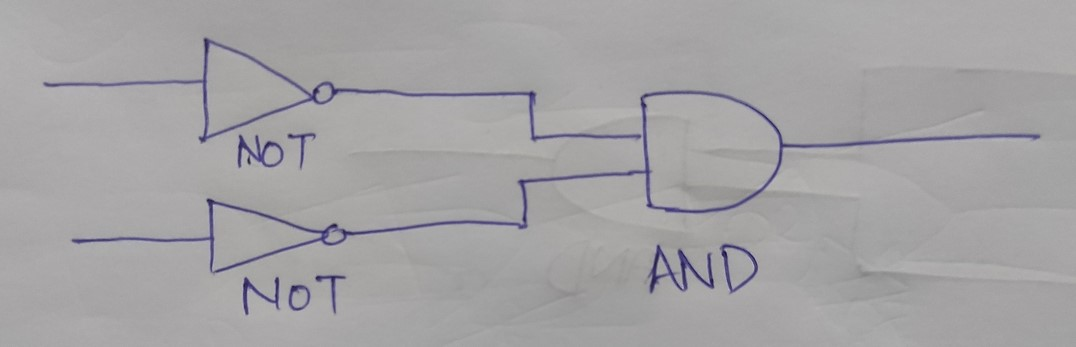
#> input picture circuits/image1.jpg, 1076 x 347 px
$ python -i enhancement.py   (imports and definitions only)
#> lines starting #> are read from the running program, lines starting #| are printed output that depends on the picture; after the words box and inside, x2 and y2 are one past the last pixel; in counts of white or black regions, pixels touching at a corner belong together
#> further down, picture is the input picture: shape (347, 1076, 3); mean B, G, R 164.5, 162.8, 164.3
import cv2
import numpy as np
from scipy import ndimage

###########################
#        DENOISING        #
###########################
def denoising(img):
    return cv2.fastNlMeansDenoisingColored(img, None, 10, 10, 7, 15)

###########################
#      BINARIZATION       #
###########################
# convert the image to grayscale and blur it slightly
def binarize(img):
    gray = cv2.cvtColor(img, cv2.COLOR_BGR2GRAY)
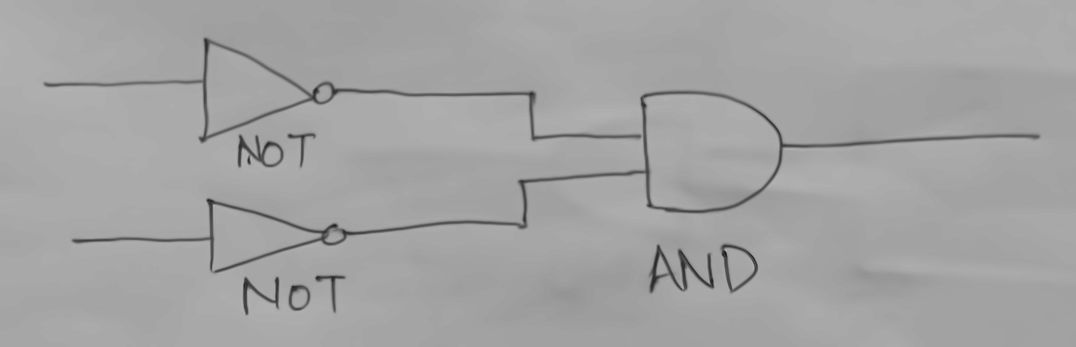
#> gray: shape (347, 1076); min 19, max 182, mean 163
    blurred = cv2.GaussianBlur(gray, (7, 7), 0)
    # using adaptive threshold
    return cv2.adaptiveThreshold(blurred, 255, cv2.ADAPTIVE_THRESH_MEAN_C, cv2.THRESH_BINARY_INV, 21, 10)
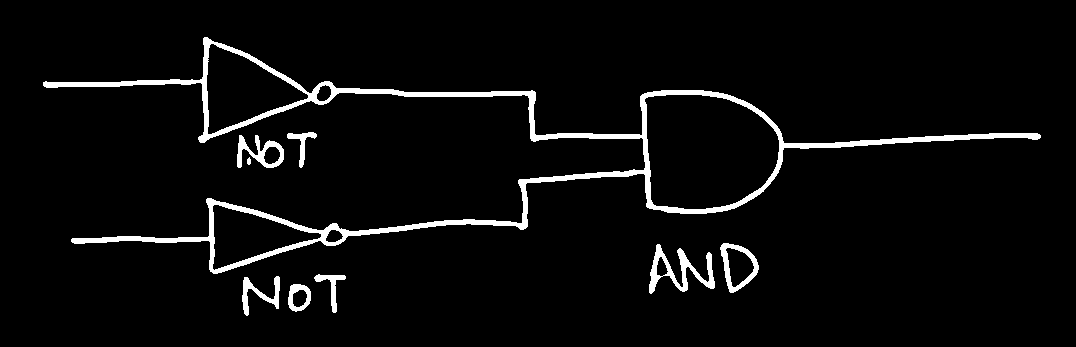
#> returned value: shape (347, 1076); 4.4% white; 9 white regions, largest, box (x1, y1, x2, y2) and area: (43, 37, 1041, 274) 12424, (649, 244, 715, 294) 1073, (237, 135, 284, 168) 637

###########################
#     SKEW CORRECTION     #
###########################
def find_score(arr, angle):
    data = ndimage.rotate(arr, angle, reshape=False, order=0)
    hist = np.sum(data, axis=1)
    score = np.sum((hist[1:] - hist[:-1]) ** 2)
    return hist, score

def skewCorrection(img):
    delta = 1
    limit = 5
    angles = np.arange(-limit, limit+delta, delta)
    scores = []
    for angle in angles:
        hist, score = find_score(img, angle)
        scores.append(score)
    best_score = max(scores)
    best_angle = angles[scores.index(best_score)]

    # correct skew
    return ndimage.rotate(img, best_angle, reshape=False, order=0)

###########################
#        DILATION         #
###########################
def dilate(img):
    kernel = np.ones((3,3), np.uint8)
    return cv2.dilate(img, kernel, iterations = 2)
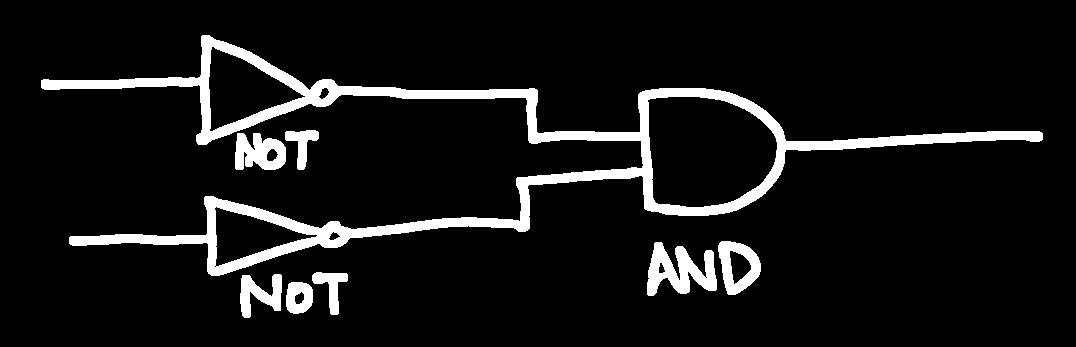
#> returned value: shape (347, 1076); 8.3% white; 8 white regions, largest, box (x1, y1, x2, y2) and area: (41, 35, 1043, 276) 23372, (647, 242, 717, 296) 2112, (235, 133, 286, 170) 1363

###########################
#        EROSION         #
###########################
def erode(img):
    kernel = np.ones((3,3), np.uint8)
    return cv2.erode(img, kernel, iterations = 1)
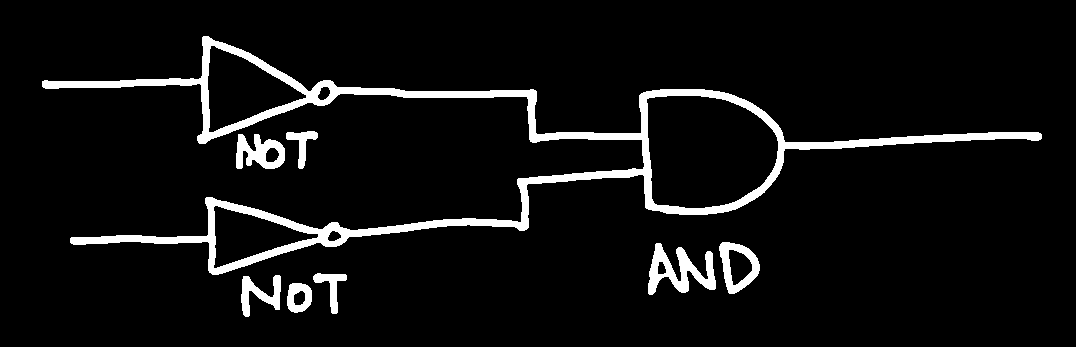
#> returned value: shape (347, 1076); 6.4% white; 8 white regions, largest, box (x1, y1, x2, y2) and area: (42, 36, 1042, 275) 17940, (648, 243, 716, 295) 1616, (236, 134, 285, 169) 1041


def enhance(img):
    denoisedImage = denoising(img)
    binarizedImage = binarize(denoisedImage)
    #skewCorrectedImage = skewCorrection(binarizedImage)
    dilatedImage = dilate(binarizedImage)
    erodedImage = erode(dilatedImage)
    return erodedImage

>>> import cv2
>>> picture = cv2.imread('circuits/image1.jpg')
>>> result = enhance(picture)

$ run again, on circuits/image2.jpg
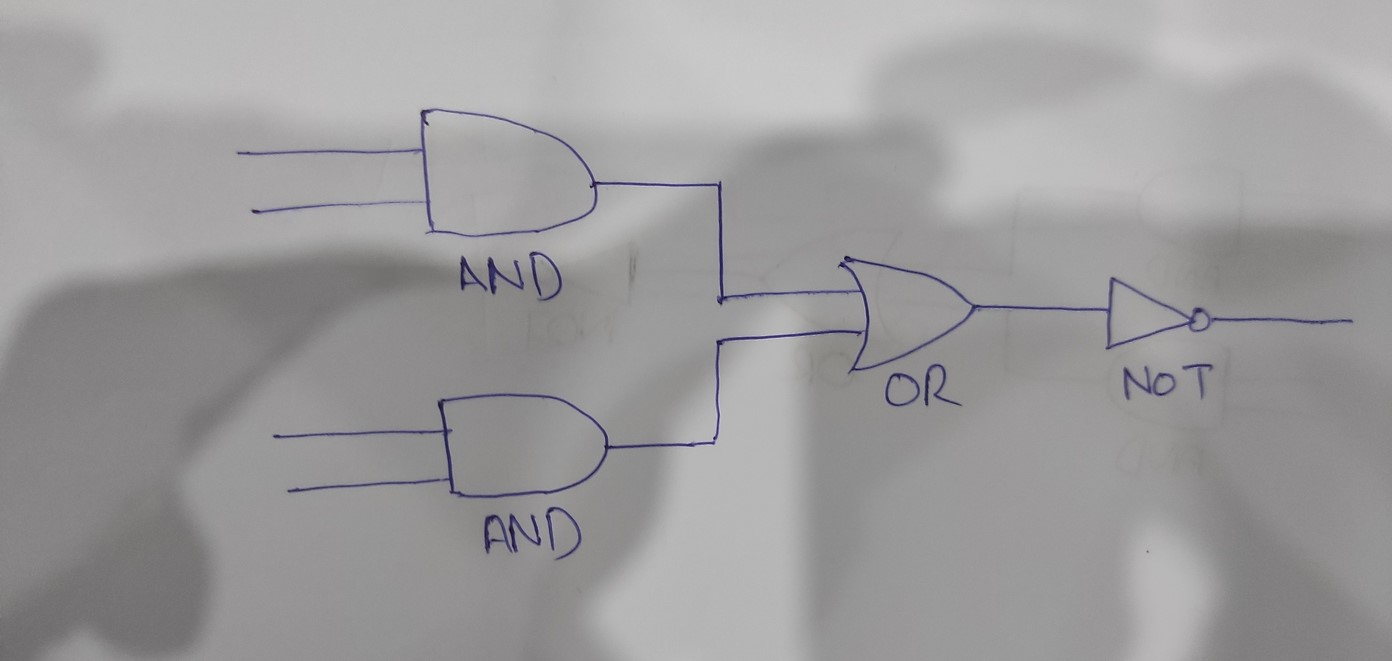
#> input picture circuits/image2.jpg, 1392 x 661 px
#> picture is the input picture: shape (661, 1392, 3); mean B, G, R 156.6, 155.6, 156.7
#> in binarize, `return cv2.adaptiveThreshold(blurred, 255, cv2.ADAPTIVE_THRESH_MEAN_C,..`:
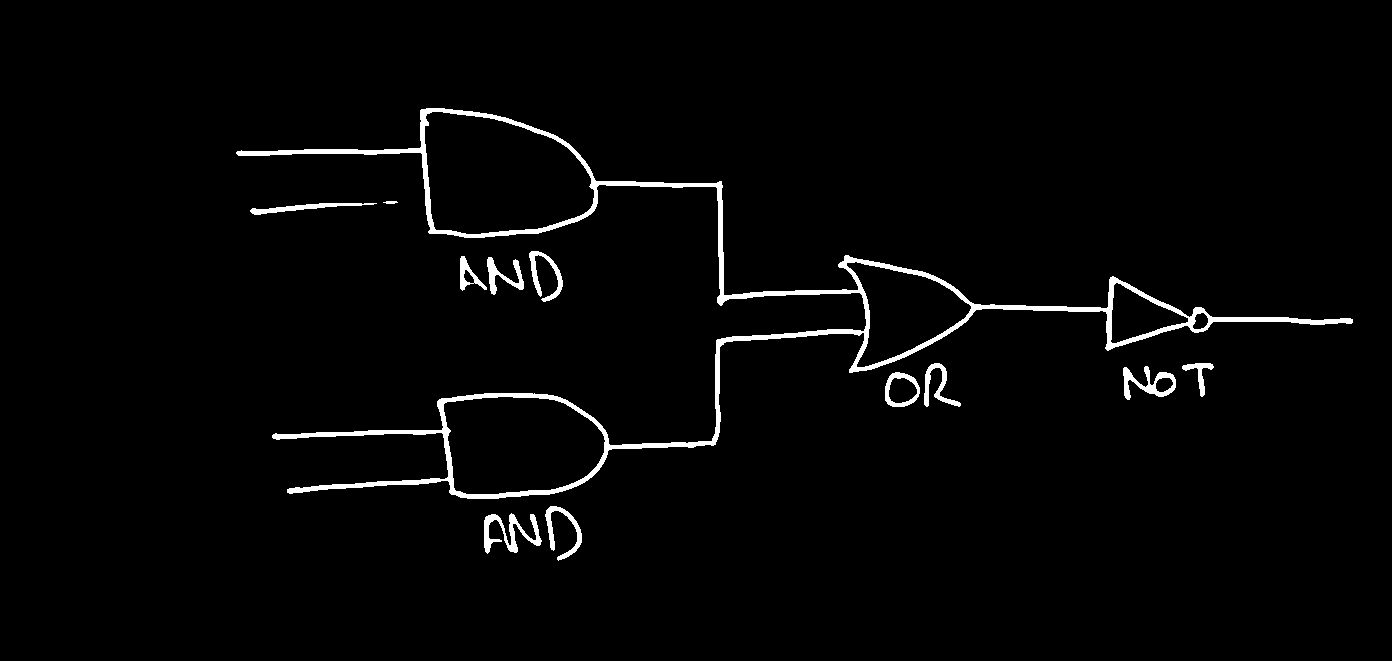
#> returned value: shape (661, 1392); 2.2% white; 12 white regions, largest, box (x1, y1, x2, y2) and area: (236, 108, 1353, 499) 15284, (484, 513, 542, 554) 876, (1123, 366, 1176, 400) 680
#> in erode, `return cv2.erode(img, kernel, iterations = 1)`:
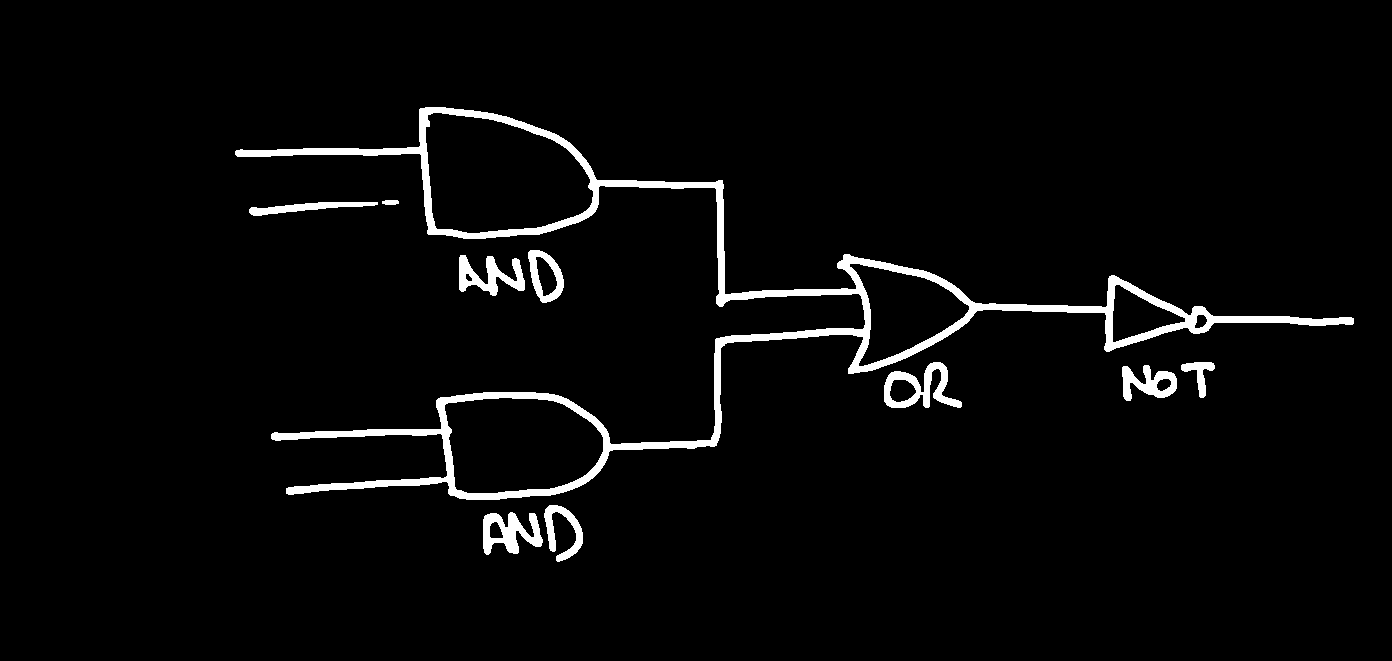
#> returned value: shape (661, 1392); 3.4% white; 10 white regions, largest, box (x1, y1, x2, y2) and area: (235, 107, 1354, 500) 22545, (884, 362, 962, 408) 1489, (483, 512, 543, 555) 1398

$ run again, on circuits/image3.jpg
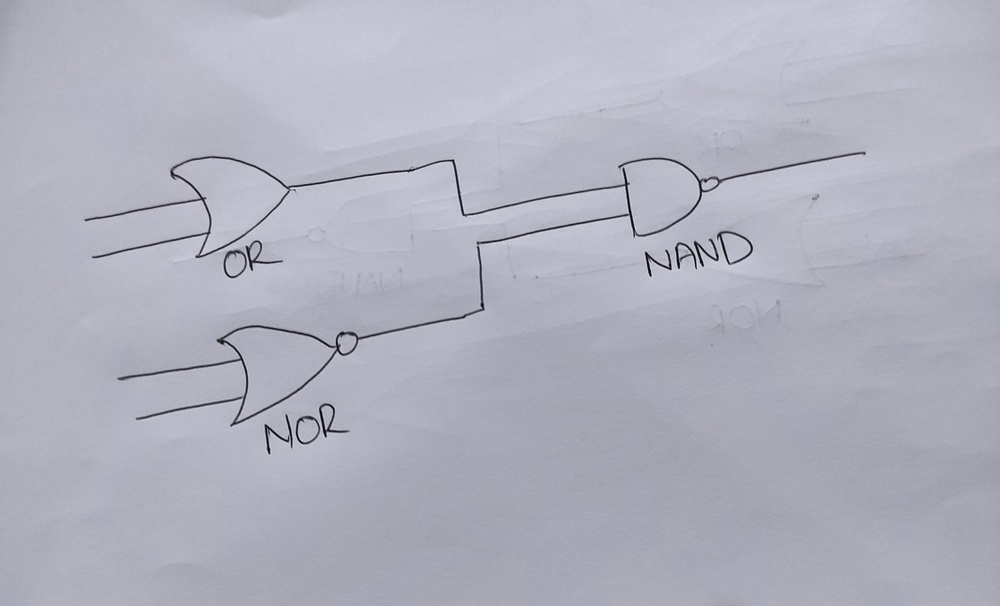
#> input picture circuits/image3.jpg, 1000 x 606 px, shrunk from 1392 x 844 before the run
#> picture is the input picture: shape (606, 1000, 3); mean B, G, R 190.3, 177.7, 176.7
#> in binarize, `return cv2.adaptiveThreshold(blurred, 255, cv2.ADAPTIVE_THRESH_MEAN_C,..`:
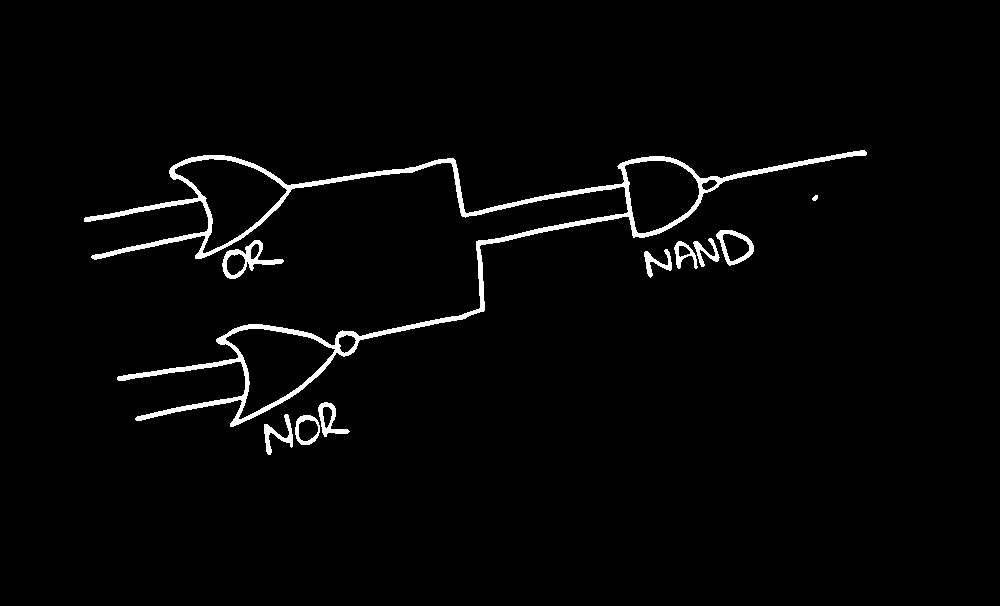
#> returned value: shape (606, 1000); 2.3% white; 10 white regions, largest, box (x1, y1, x2, y2) and area: (84, 150, 867, 427) 11166, (222, 240, 284, 279) 676, (716, 230, 754, 266) 451
#> in erode, `return cv2.erode(img, kernel, iterations = 1)`:
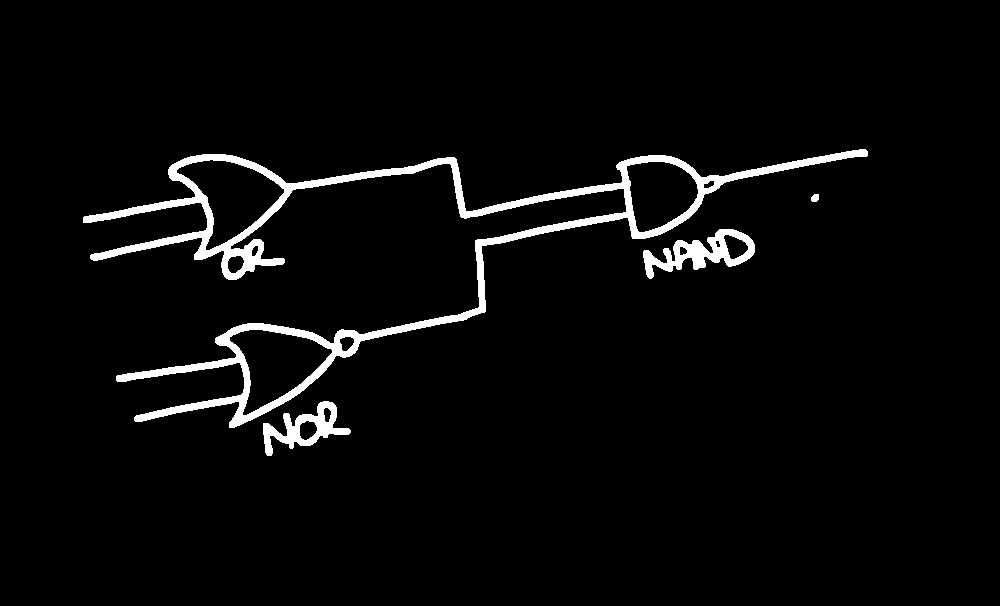
#> returned value: shape (606, 1000); 3.6% white; 4 white regions, box (x1, y1, x2, y2) and area: (83, 149, 868, 428) 18066, (643, 229, 755, 279) 2158, (263, 401, 351, 456) 1701, (811, 194, 819, 202) 54

$ run again, on circuits/image4.jpg
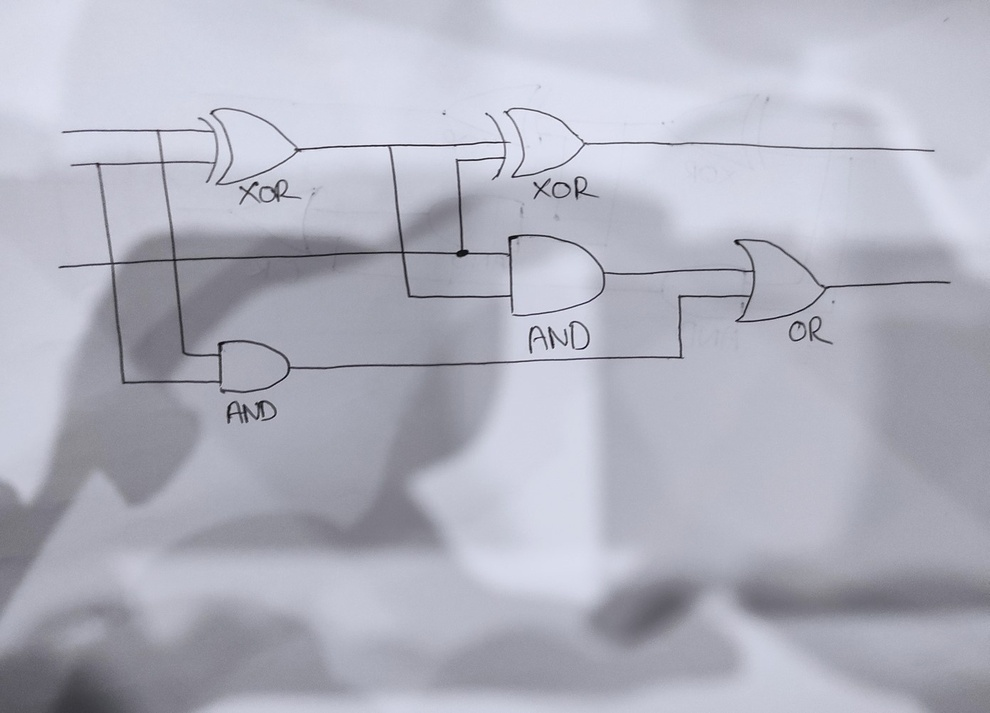
#> input picture circuits/image4.jpg, 990 x 713 px, shrunk from 1392 x 1002 before the run
#> picture is the input picture: shape (713, 990, 3); mean B, G, R 191.5, 178.8, 177.7
#> in binarize, `return cv2.adaptiveThreshold(blurred, 255, cv2.ADAPTIVE_THRESH_MEAN_C,..`:
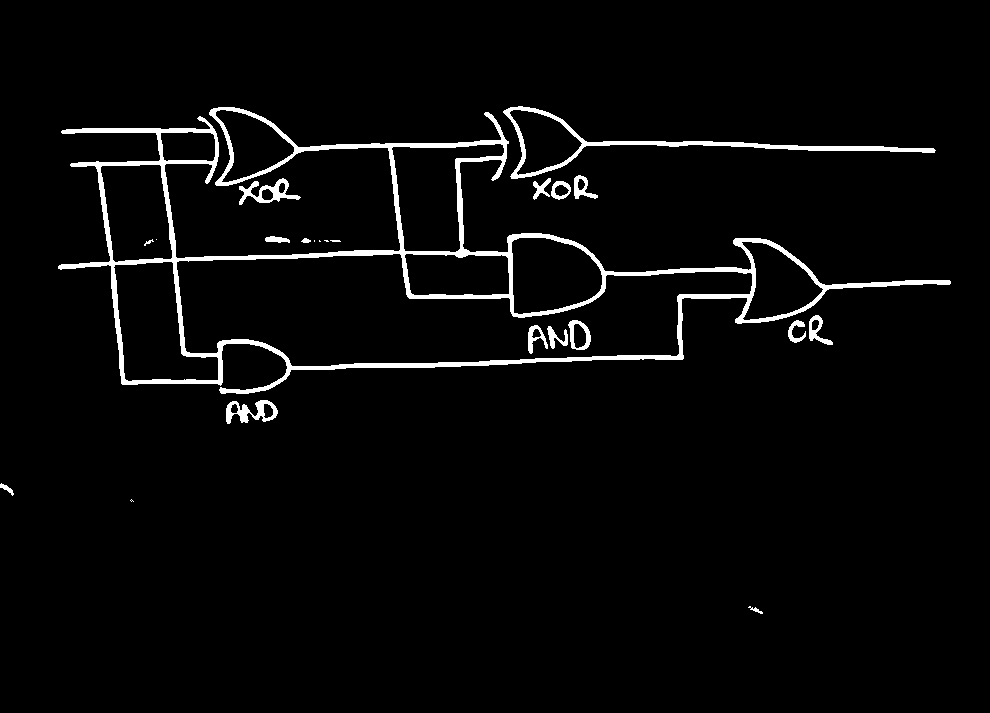
#> returned value: shape (713, 990); 3.3% white; 23 white regions (6 under 20 px), largest, box (x1, y1, x2, y2) and area: (58, 107, 951, 394) 17437, (503, 106, 936, 179) 2569, (239, 178, 301, 205) 594
#> in erode, `return cv2.erode(img, kernel, iterations = 1)`:
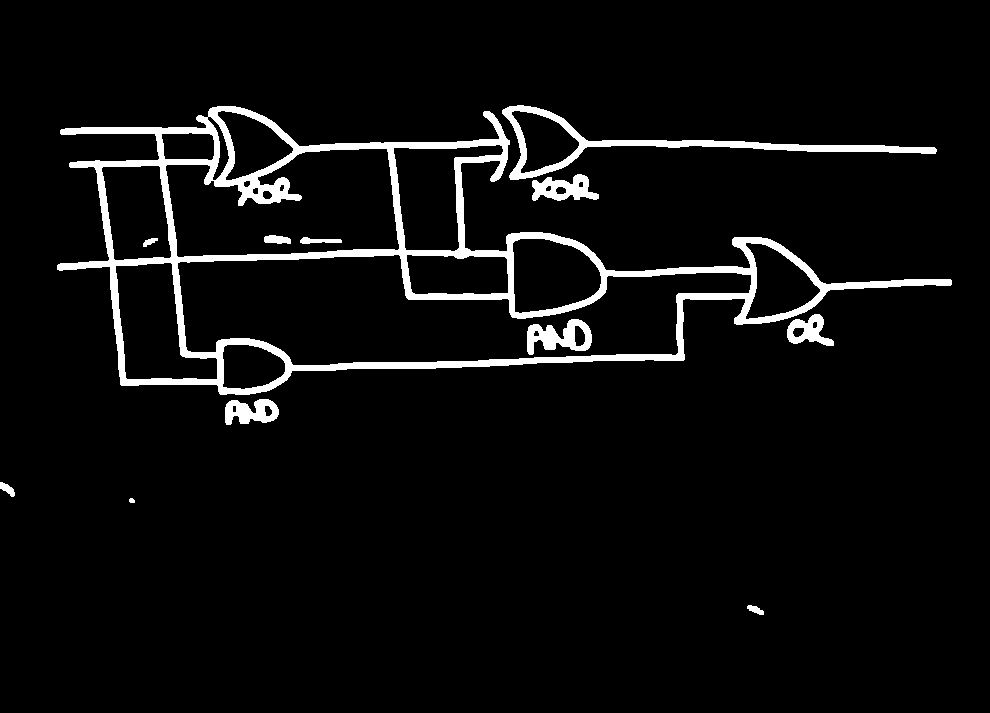
#> returned value: shape (713, 990); 5.1% white; 12 white regions, largest, box (x1, y1, x2, y2) and area: (57, 106, 952, 395) 27020, (502, 105, 937, 180) 3924, (527, 319, 592, 355) 1253
